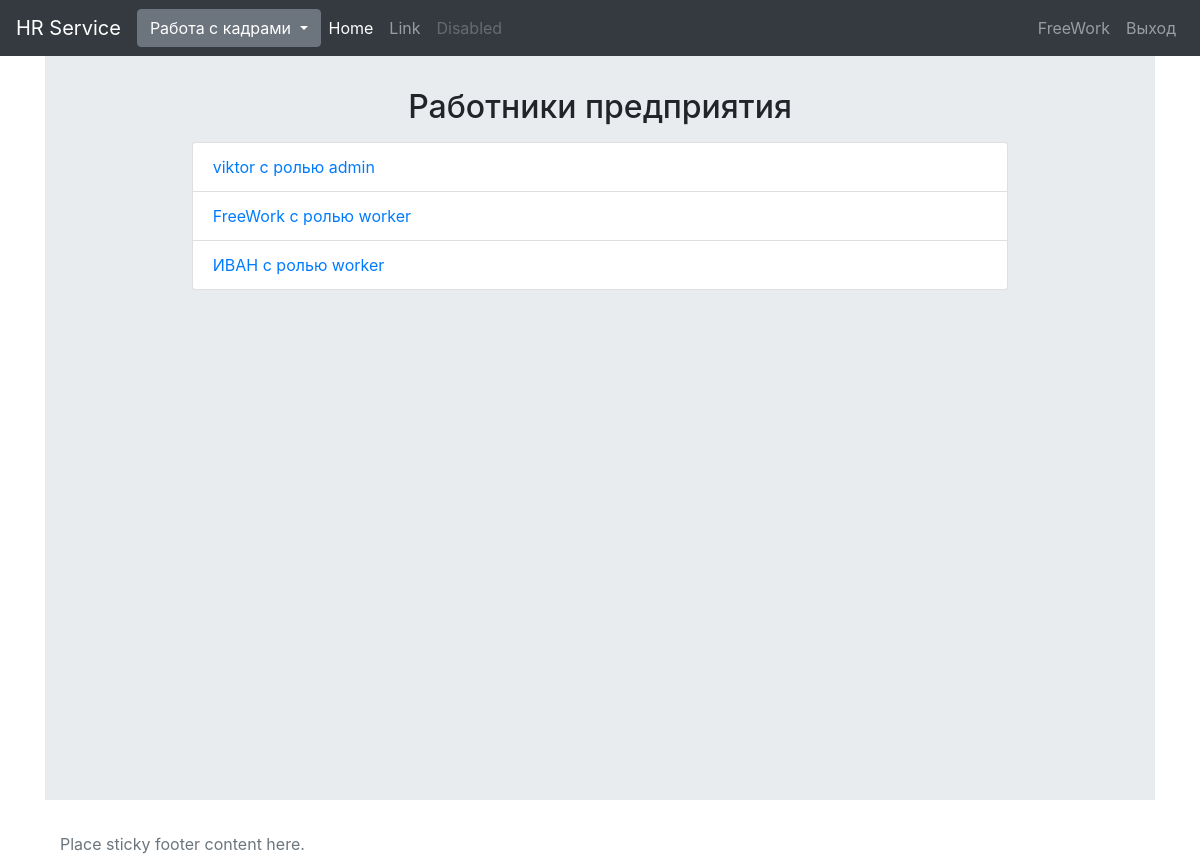
/company_worker/ (signed in), run on the app's committed database.
### hrapp/models.py (models this page shows, shortened)
class Worker(models.Model):
    user = models.OneToOneField(User, on_delete=models.CASCADE)
    CHOICES_ROLE = (
        ('admin', 'Главный администратор компании'),
        ('worker', 'Наемный рабочий'),
        ('hrworker', 'Работник отдела кадров')
    )
    role = models.CharField(max_length=10, choices=CHOICES_ROLE)
    position = models.ForeignKey(Position, on_delete=models.SET_NULL, null=True, blank=True)
    vakant = models.BooleanField()

### hrapp/views.py (the view)
# urls.py: path('company_worker/', hr_views.companylist, name='companylist'),
def companylist(request):
    worker = Worker.objects.get(user=request.user)
    workercompanylist = Worker.objects.filter(
        position__departament__company=worker.position.departament.company)
    return render(request, 'hrapp/worklist/companylist.html', {"companylist": workercompanylist})

### hrapp/templates/hrapp/worklist/companylist.html
{% extends 'hrapp/base.html' %}
{% block namepage %}
    Работники предприятия
{% endblock namepage %}
{% block content %}
    <ul class="list-group">
        {% for worker in companylist %}
            <li class="list-group-item">
                <a href="{% url 'worker_detale' pk=worker.pk %}">{{ worker.user.username }} с
                    ролью {{ worker.role }}</a>
            </li>
        {% endfor %}
    </ul>
{% endblock content %}

### hrapp/templates/hrapp/base.html (shortened to what this page needs)
{% load static %}
<!doctype html>
<html lang="en">
<head>
    <link rel="stylesheet" href="{% static 'css/bootstrap.min.css' %}">
    <link rel="stylesheet" href="{% static 'css/mycss.css' %}">
</head>
<body class="container">
<header>
    <nav class="navbar navbar-expand-md navbar-dark fixed-top bg-dark">
        <a class="navbar-brand" href="{% url 'home' %}">HR Service</a>
        <div class="collapse navbar-collapse" id="navbarCollapse">
            <div class="dropdown open">
                <button class="btn btn-secondary dropdown-toggle" type="button" id="dropdownMenuButton"
                        data-toggle="dropdown" aria-haspopup="true" aria-expanded="false">
                    Работа с кадрами
                </button>
            </div>
            <ul class="navbar-nav mr-auto">
                <li class="nav-item active">
                    <a class="nav-link" href="#">Home <span class="sr-only">(current)</span></a>
                </li>
                <li class="nav-item">
                    <a class="nav-link" href="#">Link</a>
                </li>
                <li class="nav-item">
                    <a class="nav-link disabled" href="#">Disabled</a>
                </li>
            </ul>
            {% if  user.is_authenticated %}
                <ul class="navbar-nav  text-right">
                    <li class="nav-item ">
                        <a class="nav-link" href="#"> {{ user }} <span class="sr-only">(current)</span></a>
                    </li>
                    <li class="nav-item">
                        <a class="nav-link" href="{% url 'sign_out' %}">Выход</a>
                    </li>
                </ul>
            {% endif %}
        </div>
    </nav>
</header>
<main role="main" class="container jumbotron jumbotron-fluid " style="height: 100vh"><br>
    <h2 class="text-center">{% block namepage %}{% endblock namepage %}</h2>
    <div class="d-flex bd-highlight ">
        <div class="p-2 w-75 align-content-center container bd-highlight ">
            {% block content %}
            {% endblock content %}
        </div>
    </div>
</main>
<footer class="footer">
    <div class="container">
        <span class="text-muted">Place sticky footer content here.</span>
    </div>
</footer>
</body>
</html>

### data on the page
Worker: user.username "viktor", role "admin"
Worker: user.username "FreeWork", role "worker"
Worker: user.username "ИВАН", role "worker"

### other printed values
{{ user }} "FreeWork"
